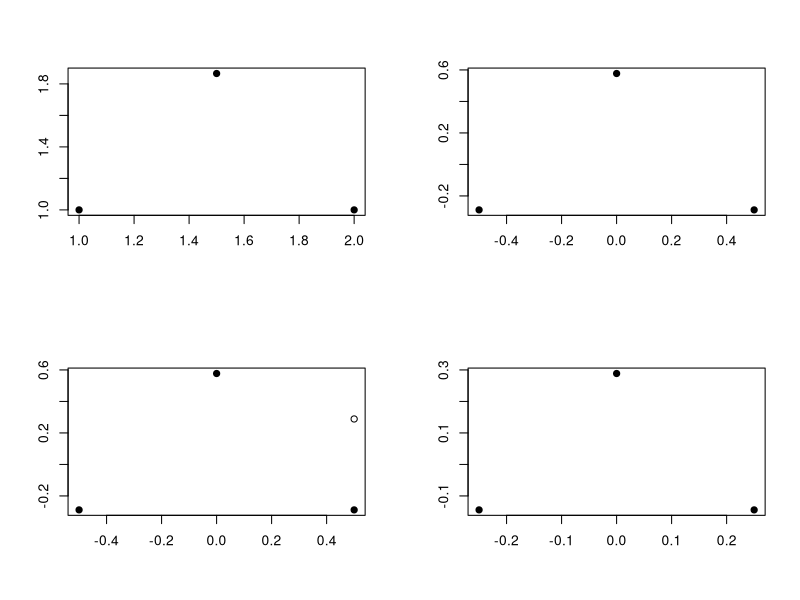

Recreate this plot in R.
# figures for the cexample figures
# run from the mds directory

par(mfrow=c(2,2))

# original coordinates for the points
X.orig<-matrix(c(1.5,1+sqrt(3)/2,1,1,2,1),2,3)
X.orig<-t(X.orig)

plot(X.orig,xlab="",ylab="",pch=19)


## Do the MDS
# distance matrix
D3<-matrix(c(0,1,1,1,0,1,1,1,0),3,3)

# centring matrix, H
ones<-t(t(c(1,1,1)))
H<-diag(1,3,3)-1/3*(ones%*%t(ones))

S<- -1/2*H%*%D3%*%H

# eigen decompose
U<-eigen(S)$vectors
lambda<-diag(eigen(S)$values)
lambda.inv<-diag(1/eigen(S)$values)

X<-U%*%chol(lambda)

plot(X,xlab="",ylab="",pch=19)


## insert new point
d2<-t(t(c(1,0,1)))
d2<-d2-mean(d2)

xnew<-1/2*lambda.inv%*%t(X)%*%d2


plot(X,xlab="",ylab="",pch=19)
points(x=xnew[1:2,][1],y=xnew[1:2,][2])


## insert everything
X.new<-1/2*lambda.inv%*%t(X)%*%S

plot(t(X.new[1:2,]),xlab="",ylab="",pch=19)
